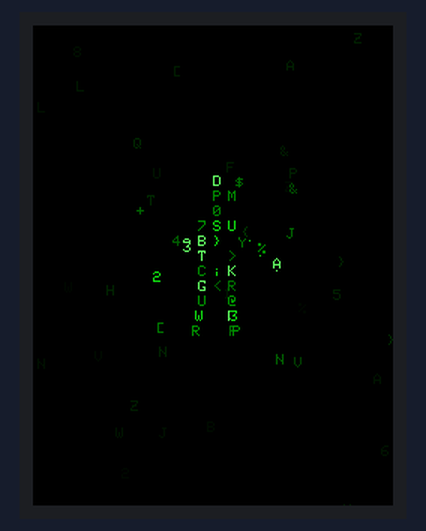
Simulated run of this sketch. Board: ESP32. Parts: 240×320 colour display. Random numbers use the default seed unless the sketch sets one.

Above: at 0.35 s.
At 4.43 s:
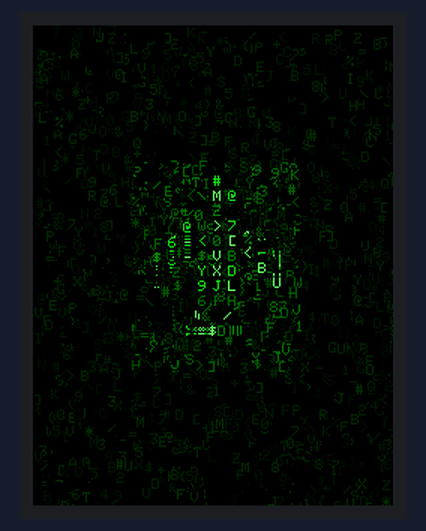
At 8.41 s:
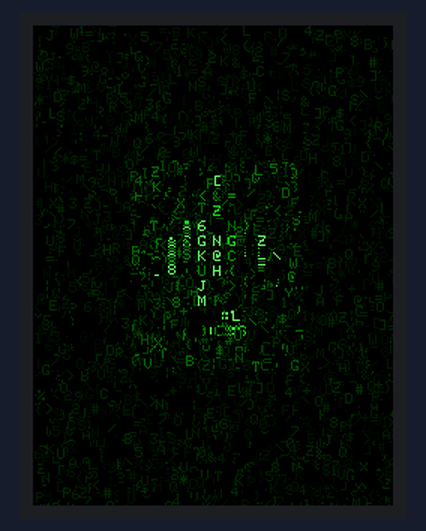
At 16.46 s:
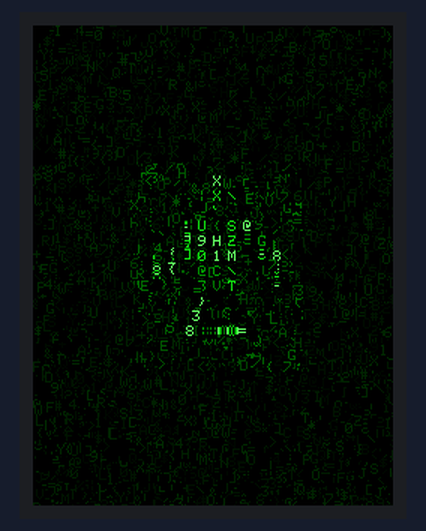
At 24.6 s:
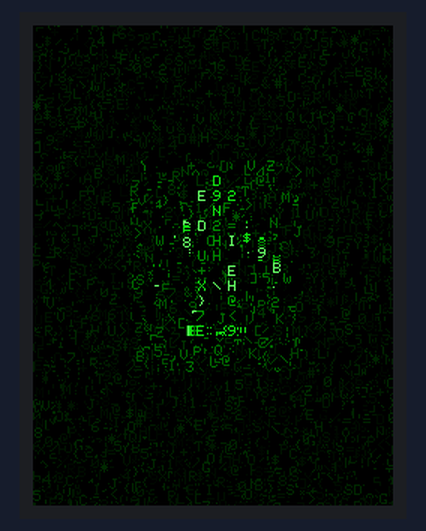
At 32.7 s:
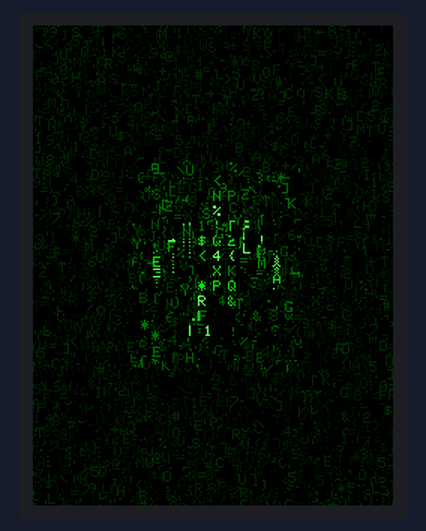

The sketch:

WalkingMatrix.ino
```cpp
#include <TFT_eSPI.h>
#include "MatrixCodeNFI18.h"

TFT_eSPI tft = TFT_eSPI();

unsigned long lastFrame;
unsigned long lastCharacterChange;

float walkPhase;

const int CELL_W = 10;
const int CELL_H = 10;

int personX;
int personY;

char characters[13][8];
uint8_t brightness[13][8];


// ============================================================
// MATRIX CHARACTER SET
// ============================================================

const char glyphs[64] =
    "0123456789"
    "ABCDEFGHIJKLMNOPQRSTUVWXYZ"
    "@#$%&*+=<>[]{}"
    "/\\|";


// ============================================================
// RANDOM MATRIX CHARACTER
// ============================================================

char randomGlyph() {

    return glyphs[
        random(0, sizeof(glyphs) - 1)
    ];
}


// ============================================================
// CREATE CHARACTER FIELD
// ============================================================

void generateCharacters() {

    for (int y = 0; y < 13; y++) {

        for (int x = 0; x < 8; x++) {

            characters[y][x] =
                randomGlyph();

            brightness[y][x] =
                random(80, 255);
        }
    }
}


// ============================================================
// CHANGE RANDOM CHARACTERS
// ============================================================

void randomizeSomeCharacters() {

    for (int i = 0; i < 12; i++) {

        int x =
            random(0, 8);

        int y =
            random(0, 13);

        characters[y][x] =
            randomGlyph();

        brightness[y][x] =
            random(70, 255);
    }
}


// ============================================================
// DRAW MATRIX BACKGROUND
// ============================================================

void drawBackgroundCode() {

    for (int i = 0; i < 18; i++) {

        int x =
            random(
                0,
                tft.width()
            );

        int y =
            random(
                0,
                tft.height()
            );

        char c =
            randomGlyph();

        uint16_t color =
            tft.color565(
                0,
                random(10, 45),
                0
            );

        tft.drawChar(
            x,
            y,
            c,
            color,
            TFT_BLACK,
            1
        );
    }
}


// ============================================================
// DRAW ONE BODY CHARACTER
// ============================================================

void drawBodyCharacter(
    int x,
    int y,
    int row,
    int col
) {

    if (
        x < 0 ||
        x >= tft.width() ||
        y < 0 ||
        y >= tft.height()
    ) {

        return;
    }


    char c =
        characters[
            row % 13
        ][
            col % 8
        ];


    if (random(0, 100) < 18) {

        c =
            randomGlyph();
    }


    int b =
        random(100, 256);


    if (random(0, 100) < 8) {

        b = 255;
    }


    uint16_t color;


    if (b > 220) {

        color =
            tft.color565(
                100,
                255,
                100
            );

    }

    else if (b > 160) {

        color =
            tft.color565(
                20,
                220,
                20
            );

    }

    else {

        color =
            tft.color565(
                0,
                b,
                0
            );
    }


    tft.drawChar(
        x,
        y,
        c,
        color,
        TFT_BLACK,
        1
    );
}


// ============================================================
// DRAW PERSON
// ============================================================

void drawPerson() {

    float legMotion =
        sin(walkPhase);

    float armMotion =
        sin(walkPhase);


    int cx =
        personX;

    int cy =
        personY;


    // --------------------------------------------------------
    // HEAD
    // --------------------------------------------------------

    drawBodyCharacter(
        cx,
        cy,
        0,
        3
    );

    drawBodyCharacter(
        cx - CELL_W,
        cy + CELL_H,
        1,
        2
    );

    drawBodyCharacter(
        cx,
        cy + CELL_H,
        1,
        3
    );

    drawBodyCharacter(
        cx + CELL_W,
        cy + CELL_H,
        1,
        4
    );


    // --------------------------------------------------------
    // NECK
    // --------------------------------------------------------

    drawBodyCharacter(
        cx,
        cy + CELL_H * 2,
        2,
        3
    );


    // --------------------------------------------------------
    // SHOULDERS
    // --------------------------------------------------------

    drawBodyCharacter(
        cx - CELL_W,
        cy + CELL_H * 3,
        3,
        2
    );

    drawBodyCharacter(
        cx,
        cy + CELL_H * 3,
        3,
        3
    );

    drawBodyCharacter(
        cx + CELL_W,
        cy + CELL_H * 3,
        3,
        4
    );


    // --------------------------------------------------------
    // TORSO
    // --------------------------------------------------------

    for (int row = 4; row <= 6; row++) {

        drawBodyCharacter(
            cx - CELL_W,
            cy + CELL_H * row,
            row,
            2
        );

        drawBodyCharacter(
            cx,
            cy + CELL_H * row,
            row,
            3
        );

        drawBodyCharacter(
            cx + CELL_W,
            cy + CELL_H * row,
            row,
            4
        );
    }


    // --------------------------------------------------------
    // LEFT ARM
    // --------------------------------------------------------

    int leftArmX =
        cx - CELL_W * 2;

    int leftArmY =
        cy + CELL_H * 4
        + armMotion * 10;


    drawBodyCharacter(
        leftArmX,
        leftArmY,
        7,
        1
    );

    drawBodyCharacter(
        leftArmX - CELL_W,
        leftArmY + CELL_H,
        8,
        1
    );

    drawBodyCharacter(
        leftArmX - CELL_W * 2,
        leftArmY + CELL_H * 2,
        9,
        0
    );


    // --------------------------------------------------------
    // RIGHT ARM
    // --------------------------------------------------------

    int rightArmX =
        cx + CELL_W * 2;

    int rightArmY =
        cy + CELL_H * 4
        - armMotion * 10;


    drawBodyCharacter(
        rightArmX,
        rightArmY,
        7,
        5
    );

    drawBodyCharacter(
        rightArmX + CELL_W,
        rightArmY + CELL_H,
        8,
        6
    );

    drawBodyCharacter(
        rightArmX + CELL_W * 2,
        rightArmY + CELL_H * 2,
        9,
        7
    );


    // --------------------------------------------------------
    // HIPS
    // --------------------------------------------------------

    drawBodyCharacter(
        cx - CELL_W,
        cy + CELL_H * 7,
        7,
        2
    );

    drawBodyCharacter(
        cx,
        cy + CELL_H * 7,
        7,
        3
    );

    drawBodyCharacter(
        cx + CELL_W,
        cy + CELL_H * 7,
        7,
        4
    );


    // --------------------------------------------------------
    // LEFT LEG
    // --------------------------------------------------------

    int leftLegX =
        cx - CELL_W;

    int leftLegY =
        cy + CELL_H * 8;

    int leftOffset =
        legMotion * 12;


    drawBodyCharacter(
        leftLegX,
        leftLegY,
        8,
        2
    );

    drawBodyCharacter(
        leftLegX - leftOffset * 0.3,
        leftLegY + CELL_H,
        9,
        1
    );

    drawBodyCharacter(
        leftLegX - leftOffset * 0.7,
        leftLegY + CELL_H * 2,
        10,
        0
    );


    // --------------------------------------------------------
    // RIGHT LEG
    // --------------------------------------------------------

    int rightLegX =
        cx + CELL_W;

    int rightLegY =
        cy + CELL_H * 8;

    int rightOffset =
        -legMotion * 12;


    drawBodyCharacter(
        rightLegX,
        rightLegY,
        8,
        4
    );

    drawBodyCharacter(
        rightLegX - rightOffset * 0.3,
        rightLegY + CELL_H,
        9,
        5
    );

    drawBodyCharacter(
        rightLegX - rightOffset * 0.7,
        rightLegY + CELL_H * 2,
        10,
        6
    );


    // --------------------------------------------------------
    // RANDOM DIGITAL PARTICLES
    // --------------------------------------------------------

    for (int i = 0; i < 8; i++) {

        int x =
            cx + random(-55, 56);

        int y =
            cy + random(-10, 125);

        char c =
            randomGlyph();

        uint16_t color =
            tft.color565(
                0,
                random(30, 120),
                0
            );

        tft.drawChar(
            x,
            y,
            c,
            color,
            TFT_BLACK,
            1
        );
    }
}


// ============================================================
// SETUP
// ============================================================

void setup() {

    Serial.begin(115200);

    tft.begin();

    tft.setRotation(0);

    tft.loadFont(MatrixCodeNFI18);

    tft.fillScreen(TFT_BLACK);

    personX =
        tft.width() / 2;

    personY =
        tft.height() / 2 - 60;

    walkPhase = 0;

    lastFrame = millis();

    lastCharacterChange = millis();

    generateCharacters();
}


// ============================================================
// LOOP
// ============================================================

void loop() {

    // Exact original 55 ms frame timing

    if (millis() - lastFrame < 55)
        return;

    lastFrame = millis();


    // Exact original character timing

    if (
        millis() - lastCharacterChange
        > 70
    ) {

        randomizeSomeCharacters();

        lastCharacterChange =
            millis();
    }


    // Exact original walking speed

    walkPhase += 0.22;


    if (walkPhase > TWO_PI) {

        walkPhase -= TWO_PI;
    }


    // Exact original draw order

    drawBackgroundCode();

    drawPerson();
}
```

Source omitted: ixCodeNFI18.h (data table, 284008 bytes)
